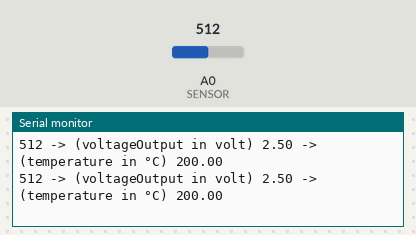
Recording of a sketch running on a simulated Arduino Uno, built with avr-gcc and run on an emulated ATmega328P. Shown: the last lines printed to the serial monitor. The test bench sets the inputs (shaded band); at power-on: A0 (SENSOR) = 512.

Above: at 10.2 s.
10.3 s: A0 (SENSOR) set to 112
At 10.46 s:
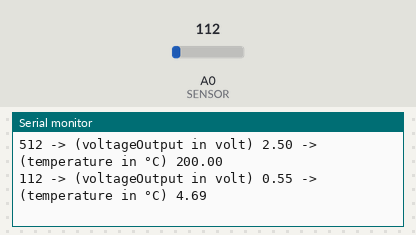
13.3 s: A0 (SENSOR) set to 133
At 13.34 s:
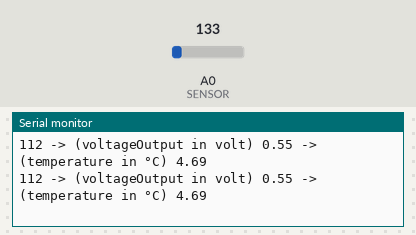
Timing chart, 0 to 16.3 s (numbered marks = the images above; inputs shaded):
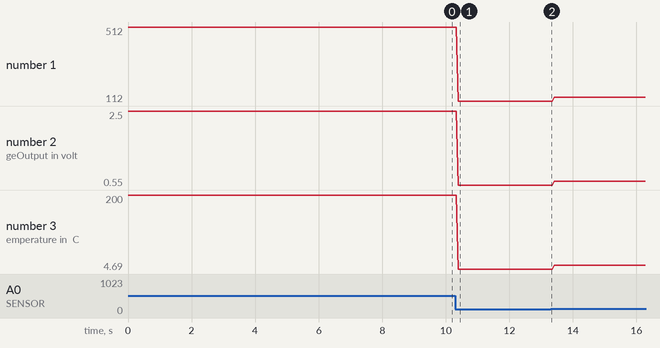

Measured:
- after the input at 10.3 s, the serial monitor: prints a new line after 0.10 s (image 1)
- plotted number 1: 512 → 112 after the input at 10.3 s, 112 → 133 after the input at 13.3 s
- plotted number 2: 2.5 → 0.55 after the input at 10.3 s, 0.55 → 0.65 after the input at 13.3 s
- plotted number 3: 200 → 4.69 after the input at 10.3 s, 4.69 → 14.94 after the input at 13.3 s

The sketch:

termosensor.ino
```cpp
#include "Arduino.h"

#define SENSOR A0
#define MIN_TEMP ((double)-40)
#define MAX_TEMP ((double)125)
#define MIN_VOLT ((double)0.1)
#define MAX_VOLT ((double)1.7)
#define DELTA_VOLT ((double)0.01)

void setup()
{
    Serial.begin(9600);
    analogReference(EXTERNAL);
}

void loop()
{
    int value = analogRead(SENSOR);
    double voltageOutput = ((double)value) * 5 / 1024;
    double temperature = MIN_TEMP + (voltageOutput - MIN_VOLT) / DELTA_VOLT;
    Serial.println(String(value) + " -> (voltageOutput in volt) " + voltageOutput + " -> (temperature in °C) " + temperature);
}

// #define SENSOR 0

// int input = 0;
// float temperature = 0;

// void setup()
// {
//     Serial.begin(9600);
// }

// void loop()
// {
//     input = analogRead(SENSOR);
//     temperature = ((input * 0.00488) - 0.5) / 0.01;
//     Serial.println(temperature);
//     delay(500);
// }
```
